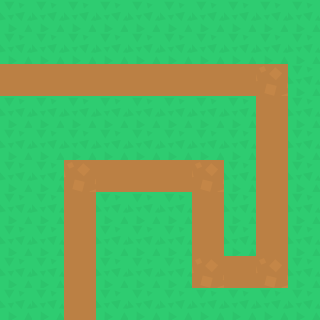

A 2D game scene composited from a Tiled map and its tileset images. What follows is a short description and the map's XML, with each tile layer's data collapsed to a summary:
An orthogonal 10x10 tile map with 32x32 px tiles, 2 tile layers (Path, Grass).

<map version="1.0" tiledversion="1.1.2" orientation="orthogonal" renderorder="right-down" width="10" height="10" tilewidth="32" tileheight="32" infinite="0" nextobjectid="11">
 <tileset firstgid="1" source="towerDefense_tilesheet.tsx" />
 <layer name="Path" width="10" height="10">
  <data>[100 cells, 28 non-empty, 2 distinct tile ids]</data>
 </layer>
 <layer name="Grass" width="10" height="10">
  <data>[100 cells, 72 non-empty, 1 distinct tile ids]</data>
 </layer>
</map>
